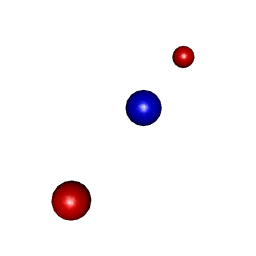

Write R code to recreate this figure.
require(rgl)  # load required package rgl
y = z = x = rnorm(5)  # coordinates for the mid points of the spheres
r = runif(5)  # radii for the different spheres
open3d()  # open 3D device
spheres3d(x, y, z, r, col = "red3")  # plots different spheres
rgl.select3d("left")
k = select3d()  # allows to select a region in an RGL scene
keep = k(x, y, z)  # applies the selection function to all coordinates
rgl.pop()  # clears all previous plots
spheres3d(x[keep], y[keep], z[keep], r[keep], col = "blue3")
spheres3d(x[!keep], y[!keep], z[!keep], r[!keep], col = "red3")
